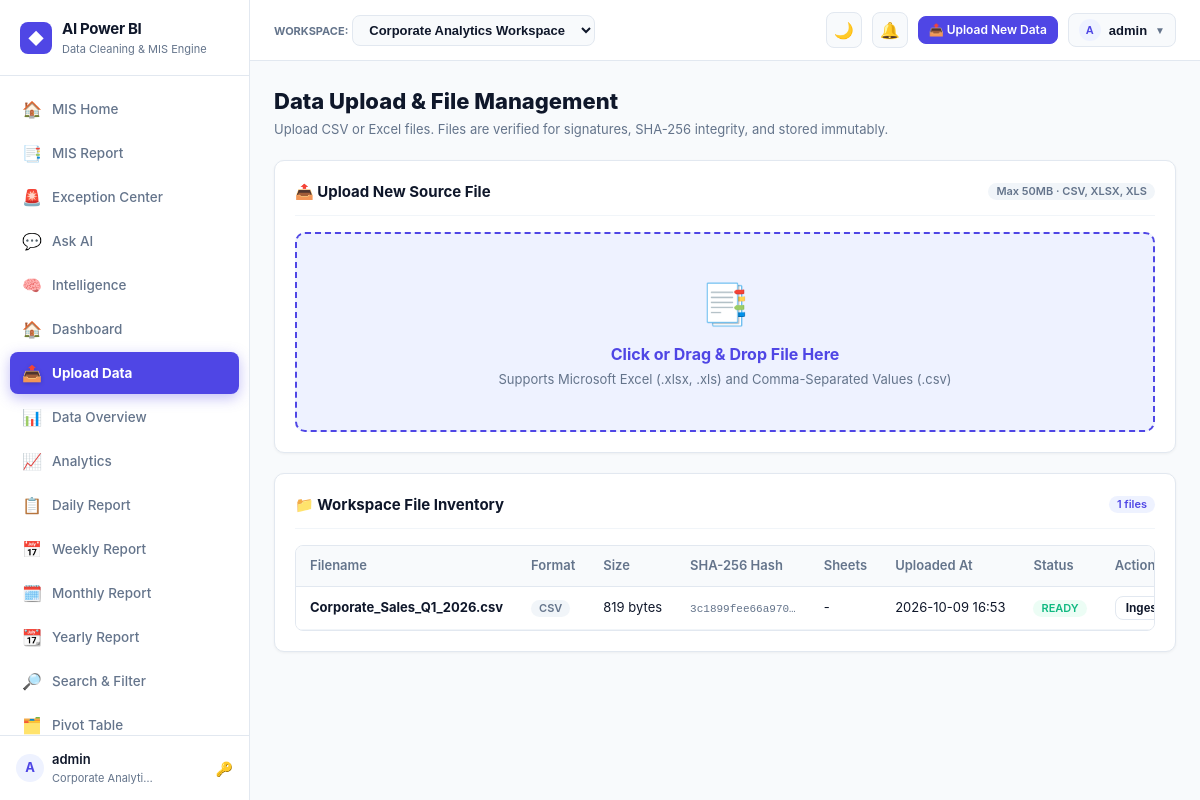
The page /upload/ (signed in) on the database its author committed.
### apps/workspaces/models.py (models this page shows, shortened)
class Workspace(models.Model):
    name = models.CharField(max_length=120)
    slug = models.SlugField(max_length=140, unique=True, blank=True)
    description = models.TextField(blank=True)
    owner = models.ForeignKey(User, on_delete=models.CASCADE, related_name='owned_workspaces')
    created_at = models.DateTimeField(auto_now_add=True)
    updated_at = models.DateTimeField(auto_now=True)
    class Meta:
        ordering = ['name']

### apps/datasets/models.py (models this page shows, shortened)
class SourceFile(models.Model):
    STATUS_CHOICES = [
        ('pending', 'Pending'),
        ('processing', 'Processing'),
        ('ready', 'Ready'),
        ('failed', 'Failed'),
    ]
    workspace = models.ForeignKey('workspaces.Workspace', on_delete=models.CASCADE, related_name='source_files')
    file = models.FileField(upload_to='source_files/%Y/%m/')
    filename = models.CharField(max_length=255)
    file_format = models.CharField(max_length=10)
    file_size_bytes = models.BigIntegerField(default=0)
    sha256_hash = models.CharField(max_length=64, db_index=True)
    sheet_names = models.JSONField(default=list, blank=True)
    selected_sheet = models.CharField(max_length=128, blank=True)
    encoding = models.CharField(max_length=32, default='utf-8')
    status = models.CharField(max_length=20, choices=STATUS_CHOICES, default='pending')
    error_message = models.TextField(blank=True)
    uploaded_by = models.ForeignKey(User, on_delete=models.SET_NULL, null=True, blank=True)
    created_at = models.DateTimeField(auto_now_add=True)
    class Meta:
        ordering = ['-created_at']

### apps/dashboards/views.py (the view)
# urls.py: path('upload/', upload_view, name='upload'),
@login_required
def upload_view(request):
    workspace = request.workspace
    files = SourceFile.objects.filter(workspace=workspace)
    return render(request, 'datasets/upload.html', {'files': files})

### apps/workspaces/context_processors.py (called while the page is built)
def workspace_context(request):
    if hasattr(request, 'user') and request.user.is_authenticated:
        memberships = WorkspaceMembership.objects.filter(user=request.user).select_related('workspace')
        user_workspaces = [m.workspace for m in memberships]
        return {
            'current_workspace': getattr(request, 'workspace', None),
            'user_workspaces': user_workspaces,
        }
    return {
        'current_workspace': None,
        'user_workspaces': [],
    }

### templates/datasets/upload.html (shortened to what this page needs)
{% extends 'base/base.html' %}
{% block content %}
<div style="margin-bottom: 20px;">
  <h1 style="font-size: 22px; font-weight: 800;">Data Upload & File Management</h1>
  <p style="font-size: 13px; color: var(--text-muted); margin-top: 2px;">
    Upload CSV or Excel files. Files are verified for signatures, SHA-256 integrity, and stored immutably.
  </p>
</div>
<div class="card">
  <div class="card-header">
    <div class="card-title">📤 Upload New Source File</div>
    <span class="badge badge-neutral">Max 50MB · CSV, XLSX, XLS</span>
  </div>
  <div class="dropzone" id="dropzone" onclick="document.getElementById('fileInput').click()">
    <div style="font-size: 40px; margin-bottom: 8px;">📑</div>
    <h3 style="font-size: 16px; font-weight: 700; color: var(--primary);">Click or Drag & Drop File Here</h3>
    <p style="font-size: 13px; color: var(--text-muted); margin-top: 4px;">
      Supports Microsoft Excel (.xlsx, .xls) and Comma-Separated Values (.csv)
    </p>
  </div>
</div>
<div class="card">
  <div class="card-header">
    <div class="card-title">📁 Workspace File Inventory</div>
    <span class="badge badge-primary">{{ files.count }} files</span>
  </div>
  <div class="table-responsive">
    <table class="data-table">
      <thead>
        <tr>
          <th>Filename</th>
          <th>Format</th>
          <th>Size</th>
          <th>SHA-256 Hash</th>
          <th>Sheets</th>
          <th>Uploaded At</th>
          <th>Status</th>
          <th>Action</th>
        </tr>
      </thead>
      <tbody>
        {% for f in files %}
        <tr>
          <td><b>{{ f.filename }}</b></td>
          <td><span class="badge badge-neutral">{{ f.file_format|upper }}</span></td>
          <td>{{ f.file_size_bytes|filesizeformat }}</td>
          <td><code style="font-size: 11px; color: var(--text-muted);">{{ f.sha256_hash|truncatechars:16 }}</code></td>
          <td>
            {% if f.sheet_names %}
              {{ f.sheet_names|join:", " }}
            {% else %}
              -
            {% endif %}
          </td>
          <td>{{ f.created_at|date:"Y-m-d H:i" }}</td>
          <td>
            <span class="badge {% if f.status == 'ready' %}badge-success{% elif f.status == 'processing' %}badge-warning{% else %}badge-danger{% endif %}">
              {{ f.status|upper }}
            </span>
          </td>
          <td>
            <button class="btn btn-sm" onclick="ingestExistingFile({{ f.id }})">Ingest Dataset</button>
          </td>
        </tr>
        {% empty %}
        <tr>
          <td colspan="8" style="text-align: center; color: var(--text-muted); padding: 30px;">
            No source files uploaded yet.
          </td>
        </tr>
        {% endfor %}
      </tbody>
    </table>
  </div>
</div>
{% endblock %}

### templates/base/base.html (shortened to what this page needs)
{% load static %}
<!DOCTYPE html>
<html lang="en">
<head>
  <link rel="stylesheet" href="{% static 'css/theme.css' %}">
</head>
<body>
  <aside class="sidebar">
    <div class="brand">
      <div class="brand-logo">◆</div>
      <div>
        <div class="brand-name">AI Power BI</div>
        <div class="brand-sub">Data Cleaning & MIS Engine</div>
      </div>
    </div>
    <nav class="nav-links">
      <a href="{% url 'mis_home' %}" class="nav-item {% if request.resolver_match.url_name in 'mis_home,mis_home_alt' %}active{% endif %}">
        <span class="nav-icon">🏠</span> MIS Home
      </a>
      <a href="{% url 'reports' %}" class="nav-item {% if request.resolver_match.url_name == 'reports' %}active{% endif %}">
        <span class="nav-icon">📑</span> MIS Report
      </a>
      <a href="{% url 'exception_center' %}" class="nav-item {% if request.resolver_match.url_name == 'exception_center' %}active{% endif %}">
        <span class="nav-icon">🚨</span> Exception Center
      </a>
      <a href="{% url 'ask_ai' %}" class="nav-item {% if request.resolver_match.url_name in 'ask_ai,ask_data' %}active{% endif %}">
        <span class="nav-icon">💬</span> Ask AI
      </a>
      <a href="{% url 'intelligence' %}" class="nav-item {% if request.resolver_match.url_name == 'intelligence' %}active{% endif %}">
        <span class="nav-icon">🧠</span> Intelligence
      </a>
      <a href="{% url 'dashboard' %}" class="nav-item {% if request.resolver_match.url_name == 'dashboard' %}active{% endif %}">
        <span class="nav-icon">🏠</span> Dashboard
      </a>
      <a href="{% url 'upload' %}" class="nav-item {% if request.resolver_match.url_name == 'upload' %}active{% endif %}">
        <span class="nav-icon">📤</span> Upload Data
      </a>
      <a href="{% url 'data_overview' %}" class="nav-item {% if request.resolver_match.url_name == 'data_overview' %}active{% endif %}">
        <span class="nav-icon">📊</span> Data Overview
      </a>
      <a href="{% url 'analytics' %}" class="nav-item {% if request.resolver_match.url_name == 'analytics' %}active{% endif %}">
        <span class="nav-icon">📈</span> Analytics
      </a>
      <a href="{% url 'daily_report' %}" class="nav-item {% if request.resolver_match.url_name == 'daily_report' %}active{% endif %}">
        <span class="nav-icon">📋</span> Daily Report
      </a>
      <a href="{% url 'weekly_report' %}" class="nav-item {% if request.resolver_match.url_name == 'weekly_report' %}active{% endif %}">
        <span class="nav-icon">📅</span> Weekly Report
      </a>
      <a href="{% url 'monthly_report' %}" class="nav-item {% if request.resolver_match.url_name == 'monthly_report' %}active{% endif %}">
        <span class="nav-icon">🗓️</span> Monthly Report
      </a>
      <a href="{% url 'yearly_report' %}" class="nav-item {% if request.resolver_match.url_name == 'yearly_report' %}active{% endif %}">
        <span class="nav-icon">📆</span> Yearly Report
      </a>
      <a href="{% url 'search_filter' %}" class="nav-item {% if request.resolver_match.url_name == 'search_filter' %}active{% endif %}">
        <span class="nav-icon">🔎</span> Search & Filter
      </a>
      <a href="{% url 'pivot_table' %}" class="nav-item {% if request.resolver_match.url_name == 'pivot_table' %}active{% endif %}">
        <span class="nav-icon">🗂️</span> Pivot Table
      </a>
    </nav>
    <div class="sidebar-footer">
      <div class="user-badge">
        <div style="display: flex; align-items: center; gap: 8px;">
          <div class="user-avatar">{{ request.user.username|make_list|first|upper }}</div>
          <div>
            <div style="font-weight: 600;">{{ request.user.username }}</div>
            <div style="font-size: 11px; color: var(--text-muted);">{{ current_workspace.name|truncatechars:18 }}</div>
          </div>
        </div>
        <a href="{% url 'password_change' %}" style="color: var(--text-muted); text-decoration: none; font-size: 14px;" title="Change Password">🔑</a>
      </div>
    </div>
  </aside>
  <div id="app-wrap">
    <header class="topbar">
      <div class="topbar-left">
        <div class="workspace-selector">
          <label style="font-size: 11px; font-weight: 700; color: var(--text-muted); text-transform: uppercase;">Workspace:</label>
          <select onchange="switchWorkspace(this.value)">
            {% for ws in user_workspaces %}
              <option value="{{ ws.id }}" {% if ws.id == current_workspace.id %}selected{% endif %}>{{ ws.name }}</option>
            {% endfor %}
          </select>
        </div>
      </div>
      <div class="topbar-right">
        <button id="theme-toggle-btn" class="theme-toggle-btn" onclick="toggleTheme()" title="Toggle Dark/Light Mode">
        </button>
        <a href="{% url 'notifications' %}" class="icon-badge-btn" title="Notifications">
          🔔
        </a>
        <a href="{% url 'upload' %}" class="btn btn-primary btn-sm">📤 Upload New Data</a>
        <div class="user-menu-container">
          <button class="user-menu-btn" onclick="toggleUserMenu(event)">
            <span class="user-avatar" style="width: 22px; height: 22px; font-size: 11px;">{{ request.user.username|make_list|first|upper }}</span>
            <span>{{ request.user.username }}</span>
            <span style="font-size: 10px; color: var(--text-muted);">▼</span>
          </button>
        </div>
      </div>
    </header>
    <main class="content-area">
      {% block content %}{% endblock %}
    </main>
  </div>
</body>
</html>

### rows shown on the page
Workspace: name "Corporate Analyti…"
SourceFile: filename "Corporate_Sales_Q1_2026.csv", file_format "CSV", file_size_bytes|filesizeformat "819 bytes", sha256_hash "3c1899fee66a970…", created_at "2026-10-09 16:53", status "READY"

### other values the page prints
{{ request.user.username|make_list|first|upper }} "A"
{{ request.user.username }} "admin"
{{ files.count }} "1"
form field value "Corporate Analytics Workspace"
